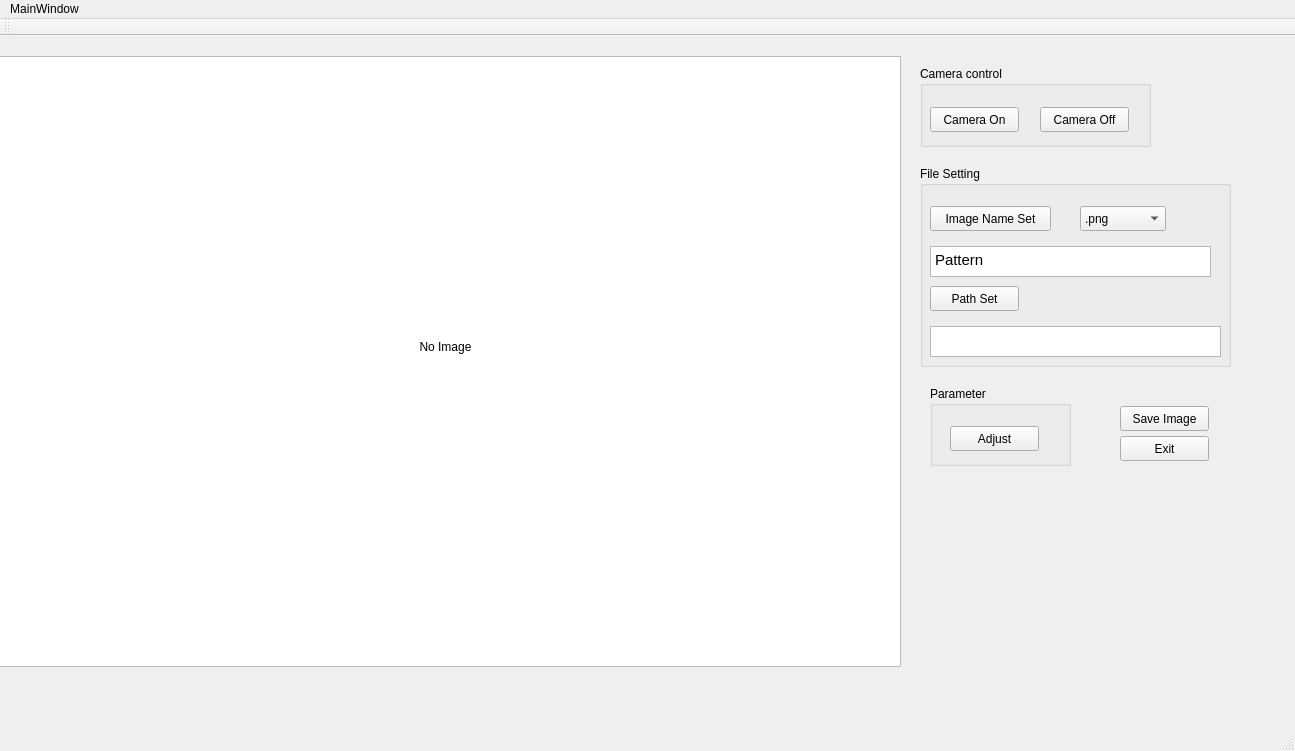
<?xml version="1.0" encoding="UTF-8"?>
<ui version="4.0">
 <class>MainWindow</class>
 <widget class="QMainWindow" name="MainWindow">
  <property name="geometry">
   <rect>
    <x>0</x>
    <y>0</y>
    <width>1295</width>
    <height>751</height>
   </rect>
  </property>
  <property name="windowTitle">
   <string>MainWindow</string>
  </property>
  <widget class="QWidget" name="centralWidget">
   <widget class="QLabel" name="label_MainWindow">
    <property name="geometry">
     <rect>
      <x>10</x>
      <y>0</y>
      <width>871</width>
      <height>621</height>
     </rect>
    </property>
    <property name="text">
     <string>No Image</string>
    </property>
    <property name="alignment">
     <set>Qt::AlignCenter</set>
    </property>
   </widget>
   <widget class="QPushButton" name="pushButton_Cam_on">
    <property name="geometry">
     <rect>
      <x>930</x>
      <y>71</y>
      <width>89</width>
      <height>25</height>
     </rect>
    </property>
    <property name="text">
     <string>Camera On</string>
    </property>
   </widget>
   <widget class="QPushButton" name="pushButton_Cam_off">
    <property name="geometry">
     <rect>
      <x>1040</x>
      <y>71</y>
      <width>89</width>
      <height>25</height>
     </rect>
    </property>
    <property name="text">
     <string>Camera Off</string>
    </property>
   </widget>
   <widget class="QPushButton" name="pushButton_Exit">
    <property name="geometry">
     <rect>
      <x>1120</x>
      <y>400</y>
      <width>89</width>
      <height>25</height>
     </rect>
    </property>
    <property name="text">
     <string>Exit</string>
    </property>
   </widget>
   <widget class="QTextBrowser" name="textBrowser_main_image">
    <property name="geometry">
     <rect>
      <x>-20</x>
      <y>20</y>
      <width>921</width>
      <height>611</height>
     </rect>
    </property>
   </widget>
   <widget class="QPushButton" name="pushButton_Save_img">
    <property name="geometry">
     <rect>
      <x>1120</x>
      <y>370</y>
      <width>89</width>
      <height>25</height>
     </rect>
    </property>
    <property name="text">
     <string>Save Image</string>
    </property>
   </widget>
   <widget class="QGroupBox" name="groupBox_Camera_OnOff">
    <property name="geometry">
     <rect>
      <x>920</x>
      <y>30</y>
      <width>231</width>
      <height>81</height>
     </rect>
    </property>
    <property name="title">
     <string>Camera control</string>
    </property>
   </widget>
   <widget class="QGroupBox" name="groupBox_FieSetting">
    <property name="geometry">
     <rect>
      <x>920</x>
      <y>130</y>
      <width>311</width>
      <height>201</height>
     </rect>
    </property>
    <property name="title">
     <string>File Setting</string>
    </property>
    <widget class="QTextBrowser" name="textBrowser_save_path">
     <property name="geometry">
      <rect>
       <x>10</x>
       <y>160</y>
       <width>291</width>
       <height>31</height>
      </rect>
     </property>
    </widget>
    <widget class="QPushButton" name="pushButton_Path_Set">
     <property name="geometry">
      <rect>
       <x>10</x>
       <y>120</y>
       <width>89</width>
       <height>25</height>
      </rect>
     </property>
     <property name="text">
      <string>Path Set</string>
     </property>
    </widget>
    <widget class="QTextEdit" name="textEdit_File_Name">
     <property name="geometry">
      <rect>
       <x>10</x>
       <y>80</y>
       <width>281</width>
       <height>31</height>
      </rect>
     </property>
     <property name="html">
      <string>&lt;!DOCTYPE HTML PUBLIC &quot;-//W3C//DTD HTML 4.0//EN&quot; &quot;http://www.w3.org/TR/REC-html40/strict.dtd&quot;&gt;
&lt;html&gt;&lt;head&gt;&lt;meta name=&quot;qrichtext&quot; content=&quot;1&quot; /&gt;&lt;style type=&quot;text/css&quot;&gt;
p, li { white-space: pre-wrap; }
&lt;/style&gt;&lt;/head&gt;&lt;body style=&quot; font-family:'Ubuntu'; font-size:11pt; font-weight:400; font-style:normal;&quot;&gt;
&lt;p style=&quot; margin-top:0px; margin-bottom:0px; margin-left:0px; margin-right:0px; -qt-block-indent:0; text-indent:0px;&quot;&gt;Pattern&lt;/p&gt;&lt;/body&gt;&lt;/html&gt;</string>
     </property>
    </widget>
    <widget class="QPushButton" name="pushButton_FileName_Set">
     <property name="geometry">
      <rect>
       <x>10</x>
       <y>40</y>
       <width>121</width>
       <height>25</height>
      </rect>
     </property>
     <property name="text">
      <string>Image Name Set</string>
     </property>
    </widget>
    <widget class="QComboBox" name="comboBox_file_format">
     <property name="geometry">
      <rect>
       <x>160</x>
       <y>40</y>
       <width>86</width>
       <height>25</height>
      </rect>
     </property>
     <item>
      <property name="text">
       <string>.png</string>
      </property>
     </item>
     <item>
      <property name="text">
       <string>.jpg</string>
      </property>
     </item>
    </widget>
   </widget>
   <widget class="QGroupBox" name="groupBox_Parameter">
    <property name="geometry">
     <rect>
      <x>930</x>
      <y>350</y>
      <width>141</width>
      <height>80</height>
     </rect>
    </property>
    <property name="title">
     <string>Parameter</string>
    </property>
    <widget class="QPushButton" name="pushButton_Adjust">
     <property name="geometry">
      <rect>
       <x>20</x>
       <y>40</y>
       <width>89</width>
       <height>25</height>
      </rect>
     </property>
     <property name="text">
      <string>Adjust</string>
     </property>
    </widget>
   </widget>
   <zorder>groupBox_FieSetting</zorder>
   <zorder>groupBox_Camera_OnOff</zorder>
   <zorder>textBrowser_main_image</zorder>
   <zorder>label_MainWindow</zorder>
   <zorder>pushButton_Cam_on</zorder>
   <zorder>pushButton_Cam_off</zorder>
   <zorder>pushButton_Exit</zorder>
   <zorder>pushButton_Save_img</zorder>
   <zorder>groupBox_Parameter</zorder>
  </widget>
  <widget class="QMenuBar" name="menuBar">
   <property name="geometry">
    <rect>
     <x>0</x>
     <y>0</y>
     <width>1295</width>
     <height>28</height>
    </rect>
   </property>
   <widget class="QMenu" name="menuMainWindow">
    <property name="title">
     <string>MainWindow</string>
    </property>
   </widget>
   <addaction name="menuMainWindow"/>
  </widget>
  <widget class="QToolBar" name="mainToolBar">
   <attribute name="toolBarArea">
    <enum>TopToolBarArea</enum>
   </attribute>
   <attribute name="toolBarBreak">
    <bool>false</bool>
   </attribute>
  </widget>
  <widget class="QStatusBar" name="statusBar"/>
 </widget>
 <layoutdefault spacing="6" margin="11"/>
 <resources/>
 <connections/>
</ui>
